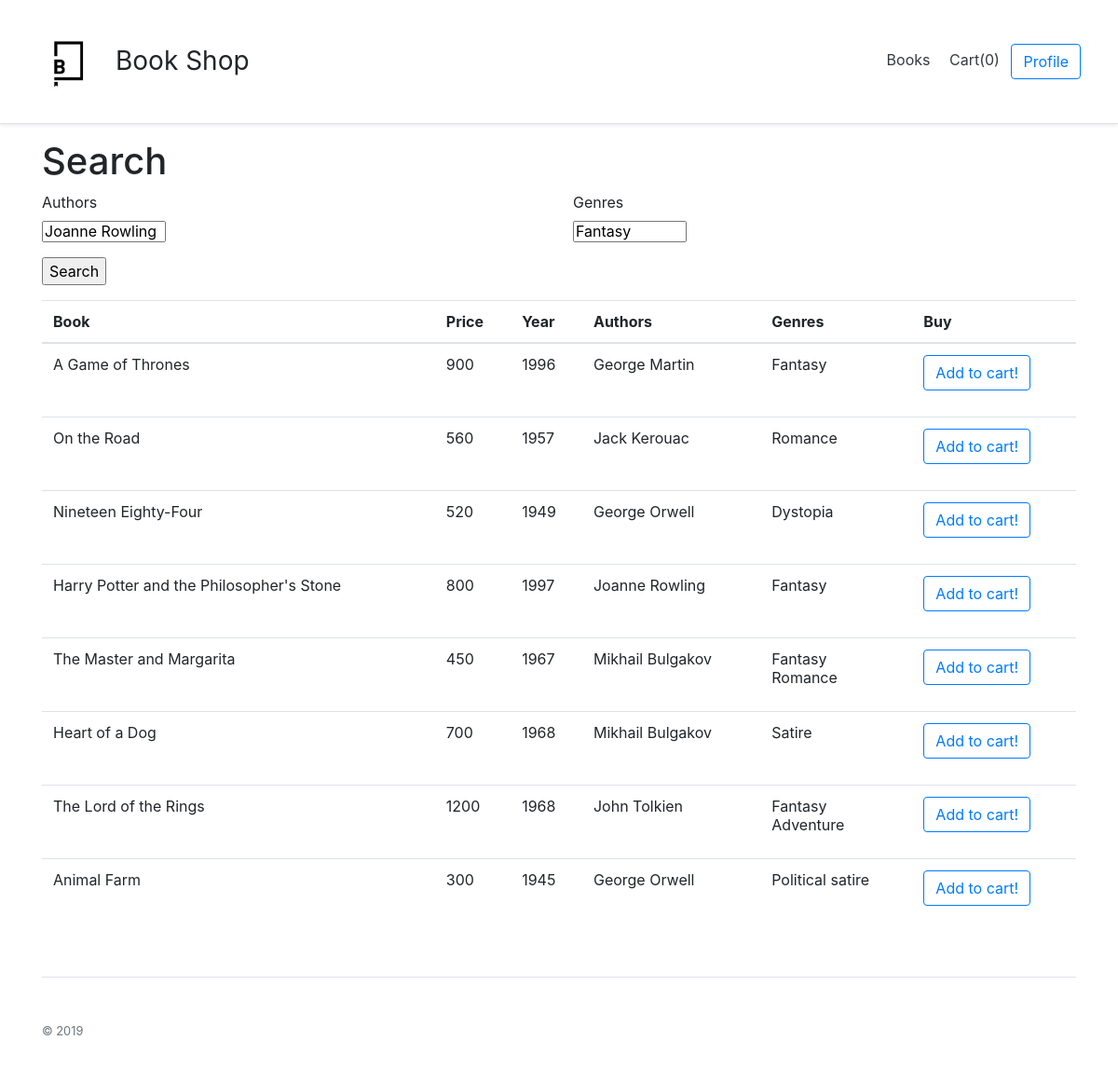
/index, run on the app's committed database.
### app/models.py (models this page shows)
class Book(db.Model):
    __tablename__ = "books"
    id = db.Column(db.Integer, primary_key=True)
    name = db.Column(db.String(100), index=True, unique=False)
    price = db.Column(db.Integer, index=True, unique=False)
    year = db.Column(db.Integer, index=True, unique=False)
    authors = db.relationship("Author", secondary=BookAuthor, back_populates="books")
    genres = db.relationship("Genre", secondary=BookGenre, back_populates="books")
    providerOrder = db.relationship("OrderPbooks", back_populates="book")
    customerOrder = db.relationship("OrderCbooks", back_populates="book")
    providerPrices = db.relationship("ProvPrices", back_populates="book")
    warehouse = db.relationship("Warehouse", uselist=False, back_populates="book")

class Author(db.Model):
    __tablename__ = "authors"
    id = db.Column(db.Integer, primary_key=True)
    name = db.Column(db.String(64), index=True, unique=False)
    surname = db.Column(db.String(64), index=True, unique=False)
    books = db.relationship("Book", secondary=BookAuthor, back_populates="authors")

class Genre(db.Model):
    __tablename__ = "genres"
    id = db.Column(db.Integer, primary_key=True)
    name = db.Column(db.String(64), index=True, unique=False)
    books = db.relationship("Book", secondary=BookGenre, back_populates="genres")

### app/routes.py (the view, shortened to what this page needs)
@app.route('/', methods=['GET', 'POST'])
@app.route('/index', methods=['GET', 'POST'])
def index():
    Search = BookSearch(prefix="Search")
    books = Book.query.all()
    genres= [(c.id, c.name) for c in Genre.query.all()]
    authors= [(c.id, (c.name+' '+c.surname)) for c in Author.query.all()]
    Search.genres.choices = genres
    Search.authors.choices = authors
    length = len(books)
    return render_template("index.html", title='Home Page', books=books, length=length, ses=sess(), Search=Search)

### app/forms.py
class BookSearch(FlaskForm):
    authors= SelectMultipleField('Authors', coerce=int)
    genres= SelectMultipleField('Genres', coerce=int)
    submit= SubmitField('Search')

### app/routes.py (called while the page is built)
def sess():
    if 'cart' in session:
        return len(session['cart'])
    else:
        return 0

### app/templates/index.html (shortened to what this page needs)
{% extends "base.html" %}
{% block content %}
    <h1>Search</h1>
    <form action="" method="post">
        <div class="row">
          <div class="col-md">
            <p>
              {{ Search.authors.label }}<br>
              {{ Search.authors(size=1) }}<br>
            </p>
          </div>
          <div class="col-md">
            <p>
              {{ Search.genres.label }}<br>
              {{ Search.genres(size=1) }}<br>
            </p>
          </div>
        </div>
        <p>{{ Search.submit()}}</p>
    </form>
{% if length != 0 %}
<table class="table">
  <thead>
    <tr>
      <th scope="col">Book</th>
      <th scope="col">Price</th>
      <th scope="col">Year</th>
      <th scope="col">Authors</th>
      <th scope="col">Genres</th>
      <th scope="col">Buy</th>
    </tr>
    </thead>
    <tbody>
      {% for book in books %}
      <tr>
        <td>{{ book.name }}</td>
        <td>{{ book.price}}</td>
        <td>{{ book.year }}</td>
        <td>
        {% for author in book.authors %}
          {{ author.name +' '+ author.surname }}
          <br>
        {% endfor %}
        </td>
        <td>
        {% for genre in book.genres %}
          {{ genre.name }}
          <br>
        {% endfor %}
        </td>
        <td>
          <form action="{{ url_for('add') }}" method="post">
            <input type="submit" class="btn btn-outline-primary" value="Add to cart!"/>
          </form>
        </td>
       </tr>
{% endfor %}
  </tbody>
</table>
{% endif %}
{% endblock %}

### app/templates/base.html (shortened to what this page needs)
<html>
    <head>
      <link rel="stylesheet" href="https://stackpath.bootstrapcdn.com/bootstrap/4.3.1/css/bootstrap.min.css">
    </head>
    <body data-gr-c-s-loaded="true">
      <div class="d-flex flex-column flex-md-row align-items-center p-3 px-md-4 mb-3 bg-white border-bottom shadow-sm">
        <img src="/static/image/logo.png" style='width:100px'>
        <h3 class="my-0 mr-md-auto font-weight-normal">Book Shop</h3>
        <nav class="my-2 my-md-0 mr-md-3">
          <a class="p-2 text-dark" href="{{ url_for('index') }}">Books</a>
          <a class="p-2 text-dark" href="{{ url_for('cart') }}">Cart({{ ses }})</a>
          <a class="btn btn-outline-primary" href="{{ url_for('profile') }}">Profile</a>
        </nav>
      </div>
      <div class="container">
        {% block content %}{% endblock %}
      </div>
      <div class="container">
        <footer class="pt-4 my-md-5 pt-md-5 border-top">
          <div class="row">
            <div class="col-12 col-md">
              <small class="d-block mb-3 text-muted">© 2019</small>
            </div>
          </div>
        </footer>
      </div>
    </body>
</html>

### data on the page
Book: name "A Game of Thrones", price "900", year "1996"
Author: name+surname "George Martin"
Genre: name "Fantasy"
Book: name "On the Road", price "560", year "1957"
Author: name+surname "Jack Kerouac"
Genre: name "Romance"
Book: name "Nineteen Eighty-Four", price "520", year "1949"
Author: name+surname "George Orwell"
Genre: name "Dystopia"
Book: name "Harry Potter and the Philosopher's Stone", price "800", year "1997"
Author: name+surname "Joanne Rowling"
Book: name "The Master and Margarita", price "450", year "1967"
Author: name+surname "Mikhail Bulgakov"
Book: name "Heart of a Dog", price "700", year "1968"
Genre: name "Satire"
Book: name "The Lord of the Rings", price "1200", year "1968"
Author: name+surname "John Tolkien"
Genre: name "Adventure"
Book: name "Animal Farm", price "300", year "1945"
Genre: name "Political satire"

### other printed values
{{ ses }} "0"
{{ Search.authors.label }} "Authors"
{{ Search.genres.label }} "Genres"
